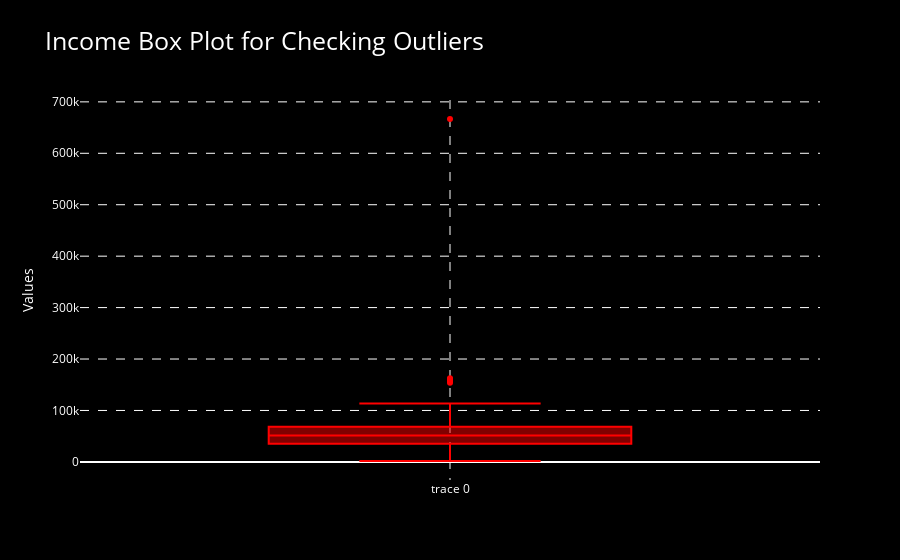

The notebook cell this image was saved under:
### Code cell
fig = go.Figure()
fig.add_traces(
    go.Box(
        y=data['Income'], marker=dict(color='red')
    )
)
fig.update_layout(
    title='Income Box Plot for Checking Outliers', yaxis_title = 'Values', title_font_size = 25, plot_bgcolor = 'black', paper_bgcolor='black', font=dict(color='white')
)
fig.update_xaxes(showgrid=True, gridwidth=1, gridcolor='white', griddash='dash')
fig.update_yaxes(showgrid=True, gridwidth=1, gridcolor='white', griddash='dash')
fig.show()

### Figure 1 — Plotly figure (JSON) as saved in the notebook; plotly's stock layout.template omitted (floating-point values rounded to 4 significant figures; data arrays with more than 128 entries replaced by an {"elided": "..."} marker saying what was removed)
{"data": [{"marker": {"color": "red"}, "type": "box", "y": {"elided": "2216 int values"}}], "layout": {"autosize": true, "font": {"color": "white"}, "paper_bgcolor": "black", "plot_bgcolor": "black", "title": {"font": {"size": 25}, "text": "Income Box Plot for Checking Outliers"}, "xaxis": {"autorange": true, "gridcolor": "white", "griddash": "dash", "gridwidth": 1, "range": [-0.5, 0.5], "showgrid": true, "type": "category"}, "yaxis": {"autorange": true, "gridcolor": "white", "griddash": "dash", "gridwidth": 1, "range": [-35210.0, 703600.0], "showgrid": true, "title": {"text": "Values"}, "type": "linear"}}}
